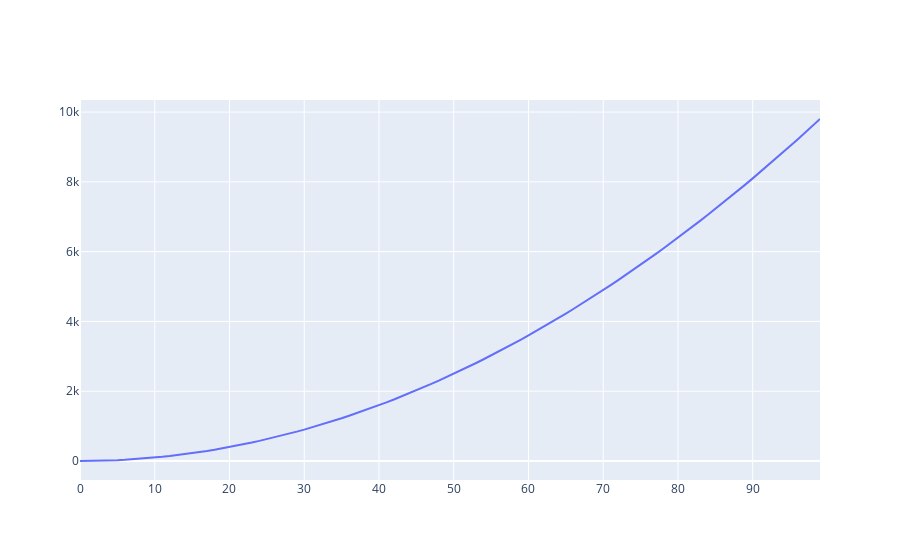

The notebook cell saved with this chart:
### Code cell
fig = go.Figure()
fig = fig.add_trace(go.Scatter(x =x, y = y))
fig.show()
